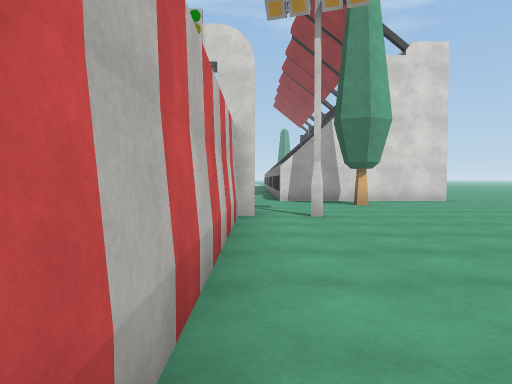
[1] (above)

18 first-person views from a walk through a scene from a Unity 3-D project. The camera is 1.3 m above the floor, tilts 2° down and sees 70° across. The floor is counted in squares, 2 m on a side. Each view is taken from the middle of a square. On the plan, view 1 faces up. The plan holds only what a view shows up to about 11 squares ahead; the rest is blank. The place goes on beyond the plan. Some animated figures are not drawn. Surface patterns are stand-ins for the level's own textures.

[2]
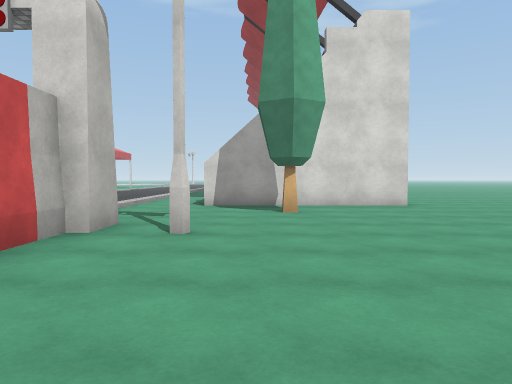

[3]
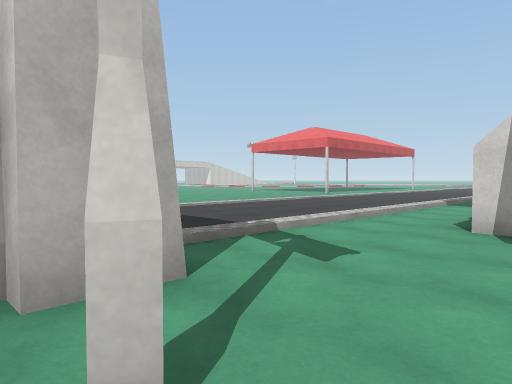

[4]
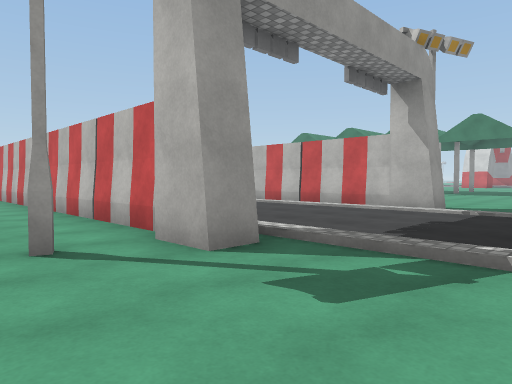

[5]
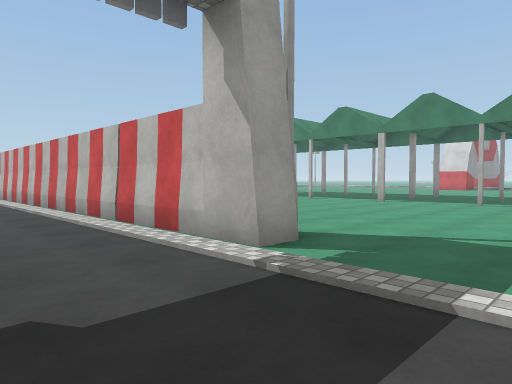

[6]
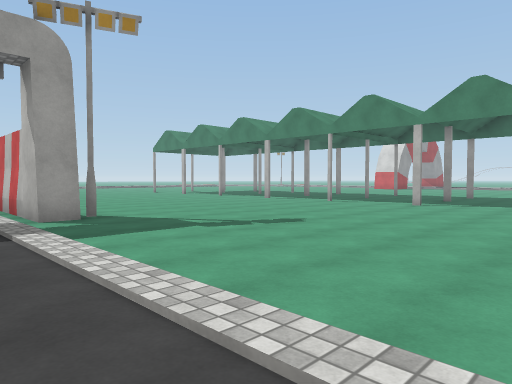

[7]
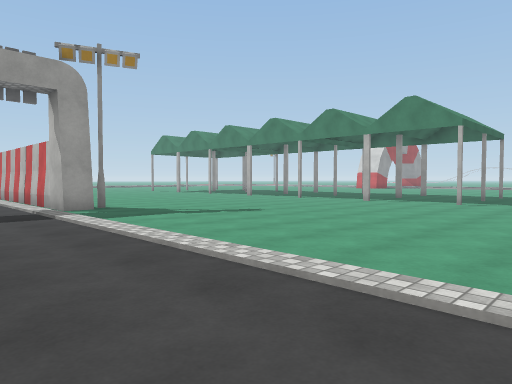

[8]
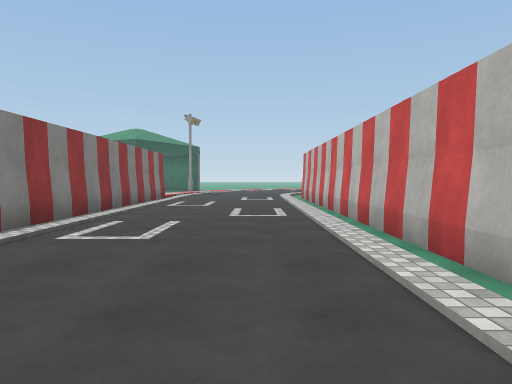

[9]
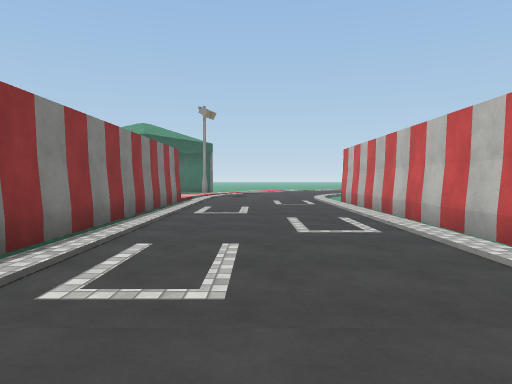

[10]
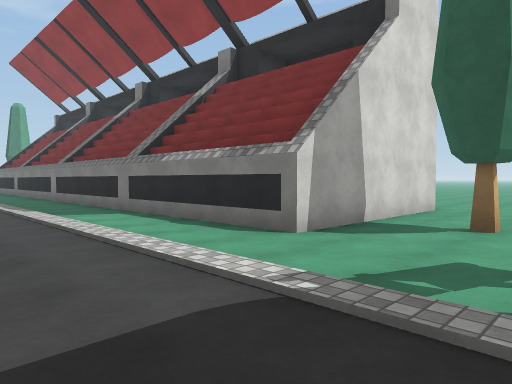

[11]
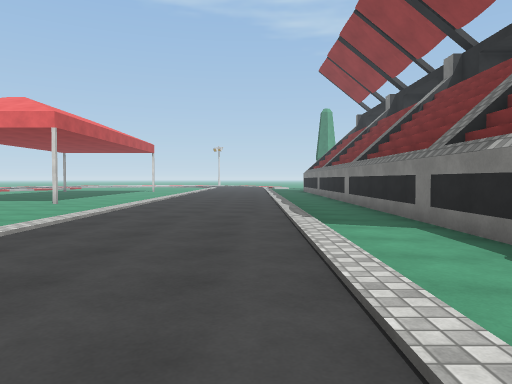

[12]
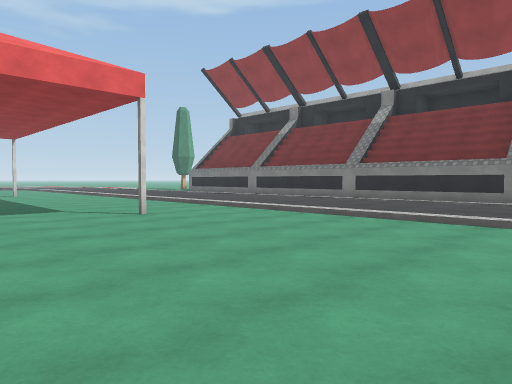

[13]
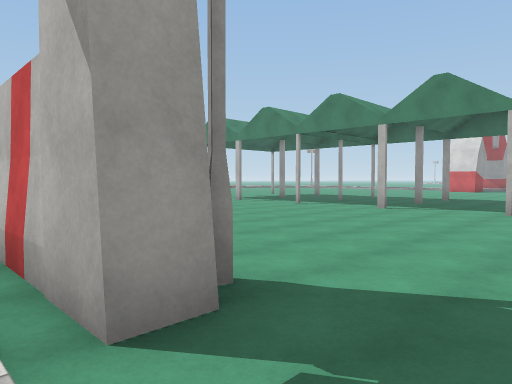

[14]
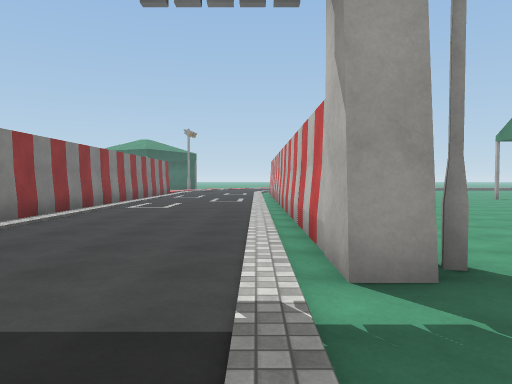

[15]
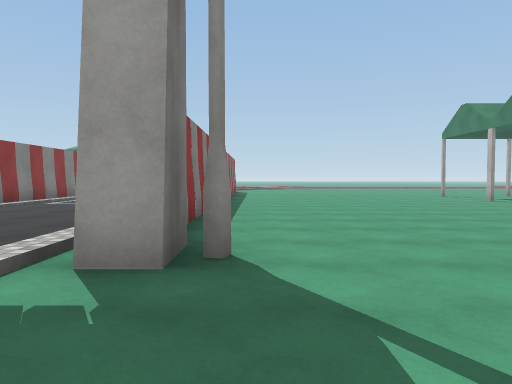

[16]
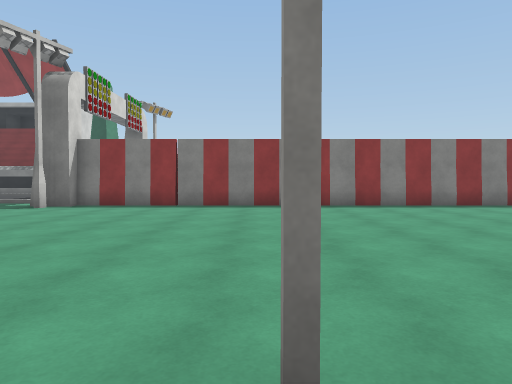

[17]
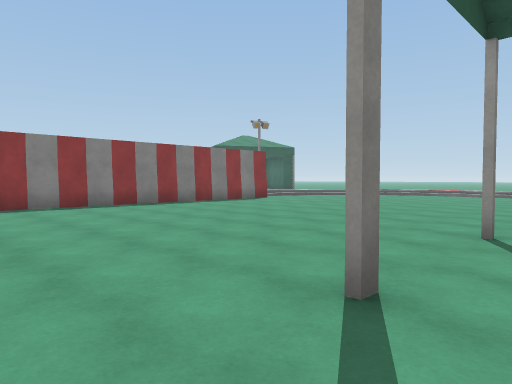

[18]
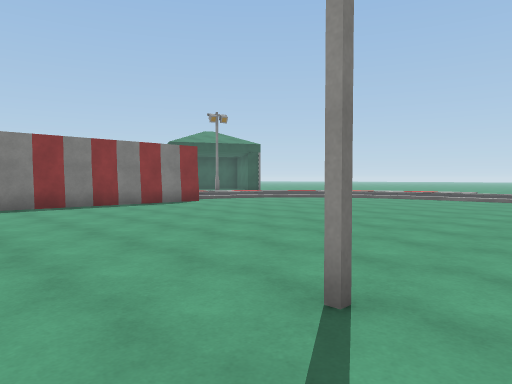

### Floor plan
Key: @ floor where view 1 was taken; # wall or solid block; . main floor; : floor 0.25 m higher than the main floor; / step, stairs or slope; O other object.
Columns run from 16 left of view 1 to 4 right of it. Each row starts with its distance up from view 1.
 21       .....:.../.#
 20       ..#..:.../.#
 19       .....:.../.#
 18       .....:.../.#
 17      ......:.../.#
 16      ......:.../.#
 15      ......:.../.#
 14  ..........:.../.#
 13  .#........:.../.#
 12 ...........:.../.#
 11 ...........:.../.####
 10  .#........:.../.....
  9   .........:.../...O.
  8  ..........:.../.....
  7  .#.......#:...#.....
  6  .........#:...#.#...
  5  .#.......#:...#.....
  4  .........#:...#.....
  3  .........#:...#....
  2  .#.......#:...#...
  1  .........#:...#..
  0  .........#:...#@
 -1  .#.......#:...#.
 -2  .........#:...#.
 -3  .........#:...#
 -4  .#.......#:...#
 -5  .........#:...#
 -6   ........#:...#
 -7   ........#:...#

Where each view was taken, in squares from view 1:
view 1: 0 up, 0 right, facing up
view 2: 2 up, 2 right, facing up
view 3: 6 up, 2 right, facing up-left
view 4: 10 up, 2 right, facing down-left
view 5: 10 up, 3 left, facing down-left
view 6: 14 up, 4 left, facing down-left
view 7: 16 up, 3 left, facing down-left
view 8: 5 up, 4 left, facing down
view 9: 3 up, 3 left, facing down
view 10: 8 up, 3 left, facing up-right
view 11: 10 up, 2 left, facing up
view 12: 14 up, 11 left, facing up-right
view 13: 9 up, 5 left, facing down-left
view 14: 10 up, 5 left, facing down
view 15: 10 up, 7 left, facing down
view 16: 2 up, 15 left, facing right
view 17: 1 up, 15 left, facing down-right
view 18: 2 down, 15 left, facing down-right
